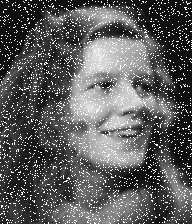
#> input picture img/histo_imageTest_entree_3D.png, 192 x 224 px
$ jupyter execute histogram_transformation.ipynb
#> lines starting #> are read from the running program, lines starting #| are printed output that depends on the picture
# Image grayscale histogram and histogram transformations

[cell 1]
import matplotlib.pyplot as plt
import numpy as np
from PIL import Image
import cv2

[cell 2]
def calculer_histogramme(image):
    histogramme = np.zeros(256, dtype=int)
    for pixel in image.flatten():
        histogramme[pixel] += 1
    return histogramme

def etirer_histogramme(image, nouv_min=0, nouv_max=255):
    min_original = np.min(image)
    max_original = np.max(image)
    image_etiree = (image - min_original) * (nouv_max - nouv_min) / (max_original - min_original) + nouv_min
    return np.round(image_etiree).astype(np.uint8)

def egaliser_histogramme(image):
    histogramme = calculer_histogramme(image)
    cdf = np.cumsum(histogramme)
    cdf_min = np.min(cdf)
    image_egalisee = ((cdf[image] - cdf_min) / (np.prod(image.shape) - cdf_min) * 255).astype(np.uint8)
    return image_egalisee

[cell 3]
image = np.array(Image.open('img/histo_imageTest_entree_3D.png').convert('L'))
image_to_show = cv2.imread('img/histo_imageTest_entree_3D.png')
#> image_to_show is the input picture: shape (224, 192, 3); min 0, max 31, mean 11.4
image_to_show = cv2.cvtColor(image_to_show, cv2.COLOR_BGR2RGB)

histogram = np.histogram(image, bins=256, range=(0, 256))[0]
#> histogram = 256 values, max 6817 at index 2, min 0 at index 29, mean 168

cumulative_histogram = np.cumsum(histogram)
#> cumulative_histogram = 256 values from 3 to 43008

plt.figure(figsize=(12, 4))

plt.subplot(1, 3, 1)
plt.imshow(image_to_show)
plt.title("Original Image")
plt.axis('off')

plt.subplot(1, 3, 2)
plt.bar(np.arange(256), histogram, width=1.0)
plt.title("Grayscale Histogram")

plt.subplot(1, 3, 3)
plt.plot(cumulative_histogram, color='black')
plt.title("Cumulative Histogram")

plt.tight_layout()
plt.show()
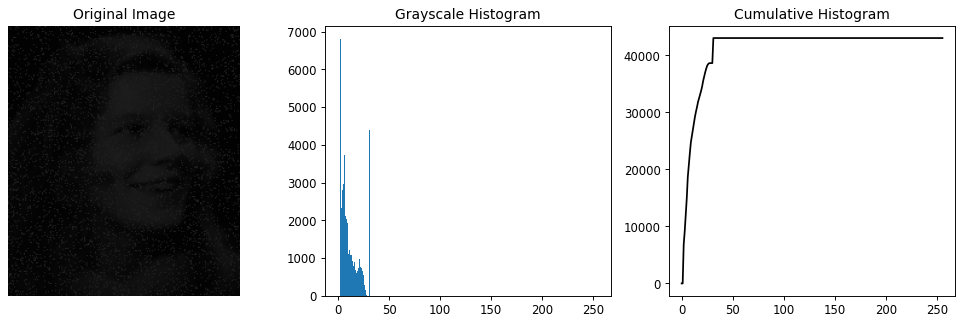
#> figure drawn by matplotlib, 3 panels; panel 2: tallest bar 6817 high, from x = 1.5 to 2.5; panel 3: curve peaks at x = 31, y = 43008

[cell 4]
min_pixel_value = np.min(image)
#> min_pixel_value = 0
max_pixel_value = np.max(image)
#> max_pixel_value = 31
stretched_image = ((image - min_pixel_value) / (max_pixel_value - min_pixel_value) * 255).astype(np.uint8)

stretched_histogram = np.histogram(stretched_image, bins=256, range=(0, 256))[0]
#> stretched_histogram = 256 values, max 6817 at index 16, min 0 at index 1, mean 168

stretched_cumulative_histogram = np.cumsum(stretched_histogram)
#> stretched_cumulative_histogram = 256 values from 3 to 43008

equalized_image = cv2.equalizeHist(image)
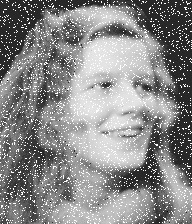
#> equalized_image: shape (224, 192); min 0, max 255, mean 136.2

equalized_histogram = np.histogram(equalized_image, bins=256, range=(0, 256))[0]
#> equalized_histogram = 256 values, max 6817 at index 40, min 0 at index 1, mean 168

equalized_cumulative_histogram = np.cumsum(equalized_histogram)
#> equalized_cumulative_histogram = 256 values from 4 to 43008

image = Image.fromarray(stretched_image.astype('uint8'))
image.save('img/stretched_image.png')

image = Image.fromarray(equalized_image.astype('uint8'))
image.save('img/equalized_image.png')

[cell 5]
plt.figure(figsize=(12, 4))

plt.subplot(1, 3, 1)
plt.imshow(image_to_show)
plt.axis('off')

plt.subplot(1, 3, 2)
plt.bar(np.arange(256), histogram, width=1.0)
plt.title("Grayscale Histogram")

plt.subplot(1, 3, 3)
plt.plot(cumulative_histogram, color='black')
plt.title("Cumulative Histogram")

plt.tight_layout()
plt.savefig('img/1_plot_original.jpg')
#> figure, not shown here; panel 2: tallest bar 6817 high, from x = 1.5 to 2.5; panel 3: curve peaks at x = 31, y = 43008
plt.show()

stretched_image_to_show = cv2.imread('img/stretched_image.png')
#> stretched_image_to_show: shape (224, 192, 3); min 0, max 255, mean 93.1
stretched_image_to_show = cv2.cvtColor(stretched_image_to_show, cv2.COLOR_BGR2RGB)

plt.figure(figsize=(12, 4))

plt.subplot(1, 3, 1)
plt.imshow(stretched_image_to_show)
plt.axis('off')

plt.subplot(1, 3, 2)
plt.bar(np.arange(256), stretched_histogram, width=1.0)
plt.title("Grayscale Histogram")

plt.subplot(1, 3, 3)
plt.plot(stretched_cumulative_histogram, color='black')
plt.title("Cumulative Histogram")

plt.tight_layout()
plt.savefig('img/1_plot_stretched.jpg')
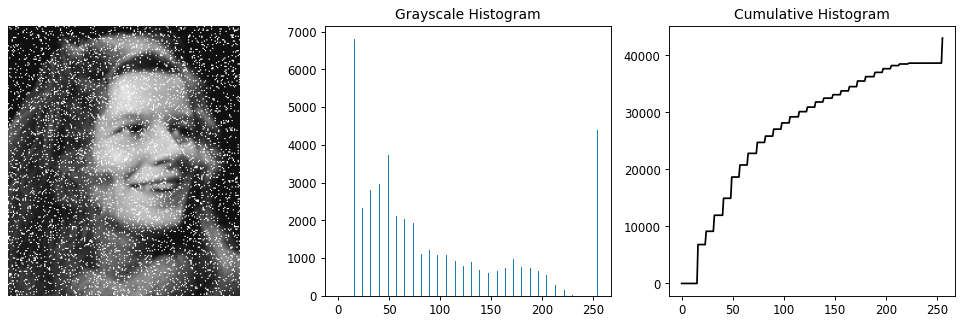
#> figure drawn by matplotlib, 3 panels; panel 2: tallest bar 6817 high, from x = 15.5 to 16.5; panel 3: curve peaks at x = 255, y = 43008
plt.show()


equalized_image_to_show = cv2.imread('img/equalized_image.png')
#> equalized_image_to_show: shape (224, 192, 3); min 0, max 255, mean 136.2
equalized_image_to_show = cv2.cvtColor(equalized_image_to_show, cv2.COLOR_BGR2RGB)

plt.figure(figsize=(12, 4))

plt.subplot(1, 3, 1)
plt.imshow(equalized_image_to_show)
plt.axis('off')

plt.subplot(1, 3, 2)
plt.bar(np.arange(256), equalized_histogram, width=1.0)
plt.title("Grayscale Histogram")

plt.subplot(1, 3, 3)
plt.plot(equalized_cumulative_histogram, color='black')
plt.title("Cumulative Histogram")

plt.tight_layout()
plt.savefig('img/1_plot_equalized.jpg')
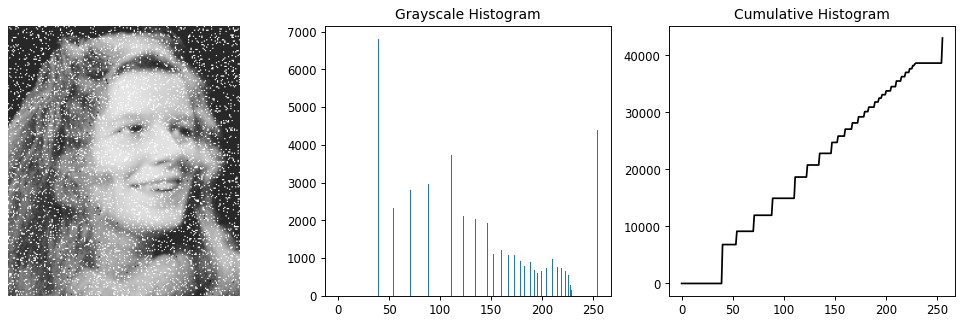
#> figure drawn by matplotlib, 3 panels; panel 2: tallest bar 6817 high, from x = 39.5 to 40.5; panel 3: curve peaks at x = 255, y = 43008
plt.show()
